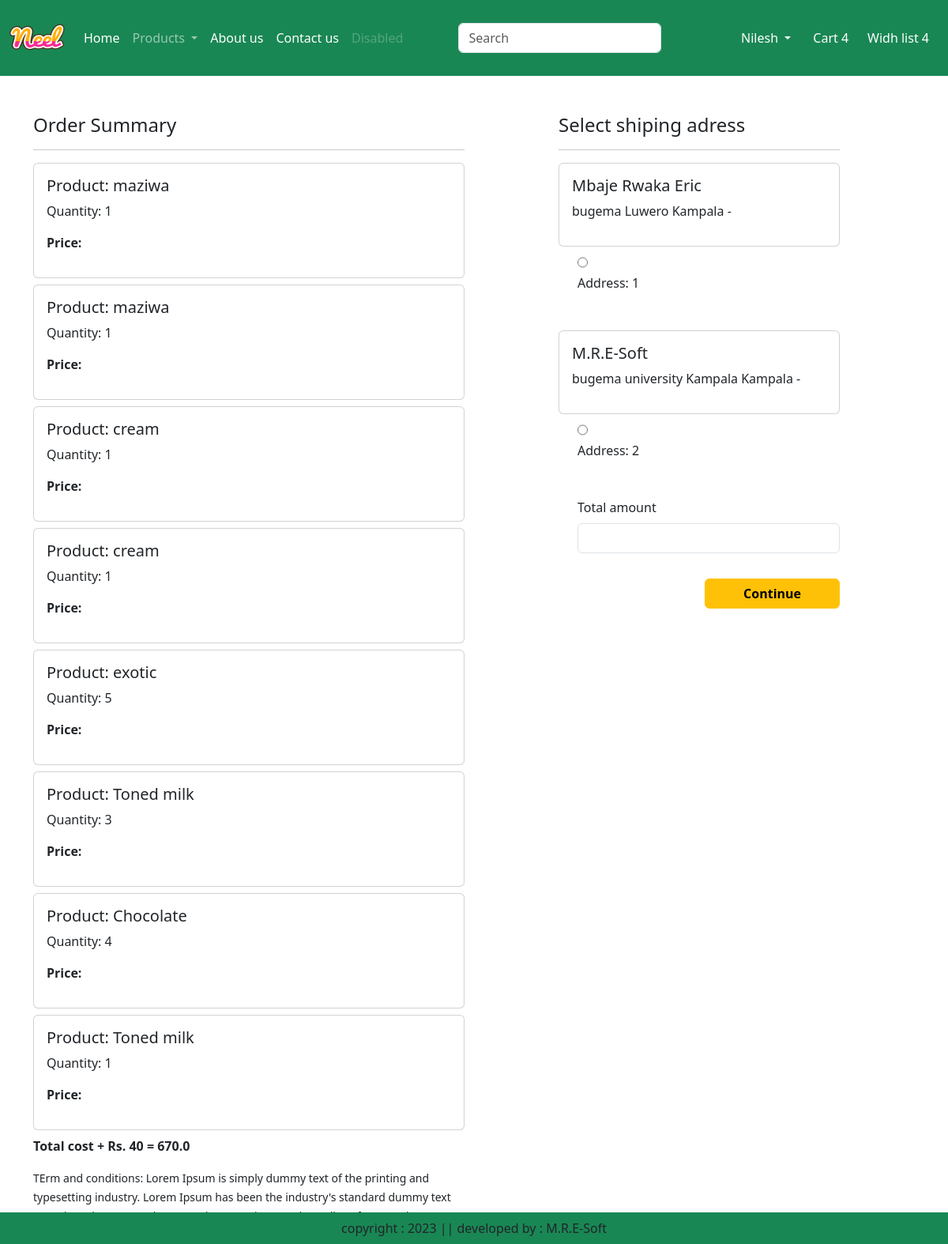
/checkout/ (signed in), run on an earlier commit of the app's database.
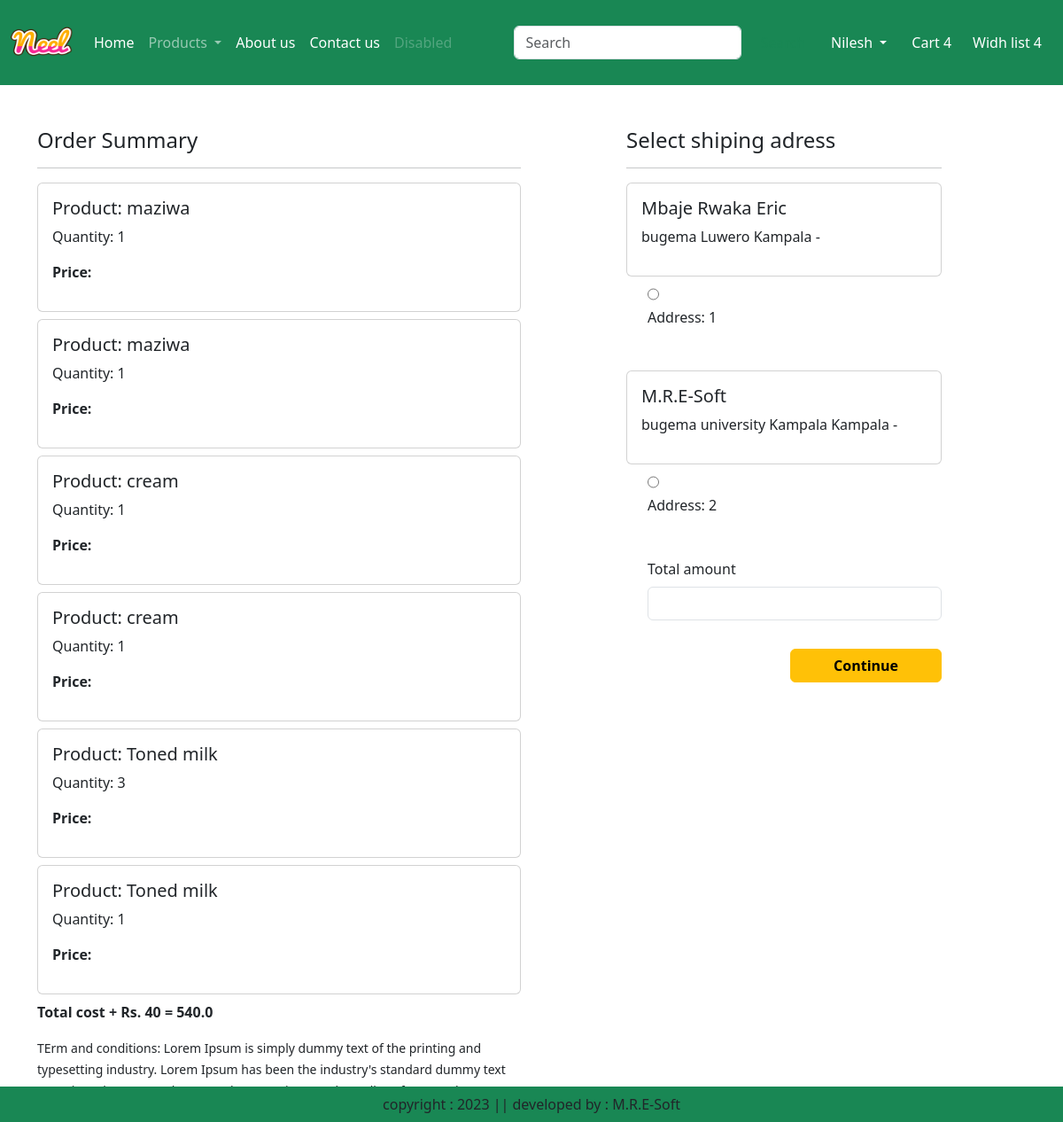
And on a later commit of the database.
### app/models.py (models this page shows, shortened)
class Cart(models.Model):
    user = models.ForeignKey(User,on_delete=models.CASCADE)
    product = models.ForeignKey(Product, on_delete=models.CASCADE)
    quantity = models.PositiveIntegerField(default=1)

class Product(models.Model):
    title = models.CharField(max_length=100)
    selling_price = models.FloatField()
    discounted_price = models.FloatField()
    description = models.TextField()
    composition = models.TextField(default='')
    prodapp = models.TextField(default='')
    category = models.CharField(choices=CATEGORY_CHOICES, max_length=2)
    product_image = models.ImageField(upload_to='product')

class Customer(models.Model):
    user = models.ForeignKey(User,on_delete=models.CASCADE)
    name = models.CharField(max_length=200)
    locality = models.CharField(max_length=200)
    city = models.CharField(max_length=50)
    mobile = models.IntegerField(default=0)
    zipcode = models.IntegerField()
    state = models.CharField(choices=STATE_CHOICES, max_length=100)

### app/views.py (the view)
# urls.py: path('checkout/', views.checkout.as_view(), name="checkout"),
class checkout(View):
    def get(self,request):
        user=request.user
        add=Customer.objects.filter(user=user)
        cart_items=Cart.objects.filter(user=user)
        famount = 0
        for p in cart_items:
            value = p.quantity * p.product.discounted_price
            famount = famount + value
        totalamount = famount + 40
        return render(request, 'app/checkout.html', locals())

### app/templates/app/checkout.html (shortened to what this page needs)
{% extends 'app/base.html' %}
{% load static %}
{% block main-content %}
<div class="container">
<div class="row mt-5">
    <div class="col-sm-6">
        <h4>Order Summary</h4>
        <hr>
        {% for item in cart_items %}
            <div class="card mb-2">
                <div class="card-body">
                    <h5> Product: {{item.product.title}}</h5>
                    <p> Quantity: {{item.quantity}}</p>
                    <p class="fw-bold"> Price: {{item.product.discounted.price}}</p>
                </div>
            </div>
        {% endfor %}
        <p class="fw-bold">Total cost + Rs. 40 = {{totalamount}}</p>
            <small>TErm and conditions: Lorem Ipsum is simply dummy text of the printing and typesetting industry. Lorem Ipsum has been the industry's standard dummy text ever since the 1500s, when an unknown printer took a galley of type and scrambled it to make a type specimen book</small>
        </div>
        <div class="col-sm-4 offset-sm-1">
            <h4> Select shiping adress </h4>
            <hr>
            <form method="post" id="myform">
                {% for ad in add %}
                <div class="card">
                    <div class="card-body">
                        <h5>{{ad.name}}</h5>
                            <p>{{ad.locality}} {{ad.city}} {{ad.state}} - {{add.zipcode}}</p>
                    </div>
                </div>
                    <div class="form-check mt-2 mb-5">
                        <input class="form-check input" type="radio" name="custid" id="custadd{{forloop.counter}}" value="{{ad.id}}">
                        <label class="form-check-labelnfw-bold" for="custadd{{forloop.counter}}">Address: {{forloop.counter}}</label>
                    </div>
                    {% endfor %}
                    <div class="form-check mb-3">
                        <label for="totalamount" class="form-label">Total amount </label>
                        <input type="number" class="form-control" name="totalamount" value={{totalamount}}readonly>
                    </div>
                    <div class="text-end">
                        <button type="submit" class="btn btn-warning mt-3 px-5 fw-bold"> Continue</button>
                    </div>
                    </form>
                </div>
            </div>
        </div>
{% endblock main-content %}

What changed in the data, as far as the page shows it:
removed Cart: product "exotic", quantity "5"
removed Cart: product "Chocolate", quantity "4"
Also different on the page:
{{ totalamount }}: "670.0" → "540.0"
